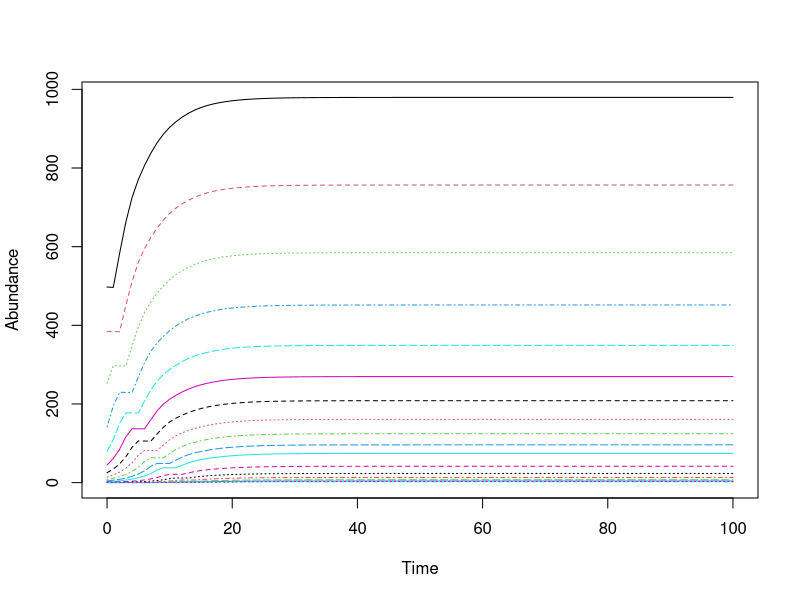
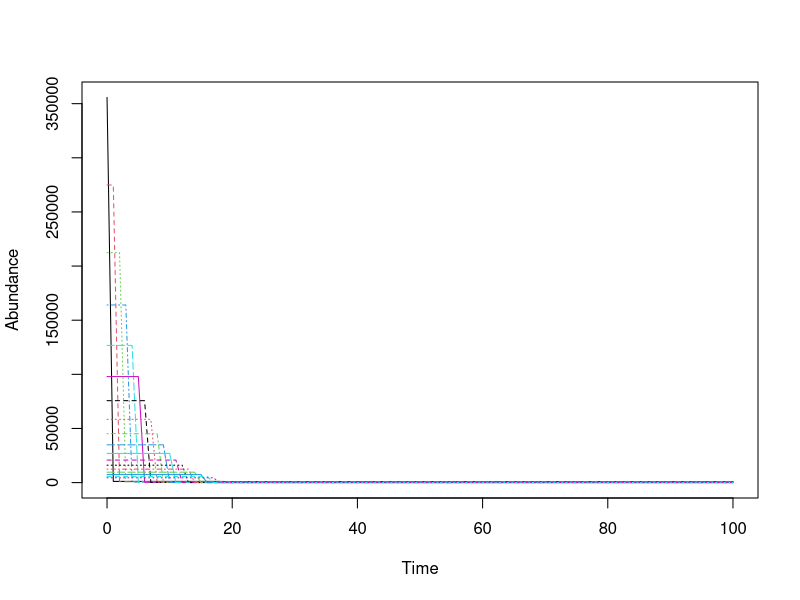

Generate these figures, in order, with R: (Note: this script raises an error after producing the figures.)
## ---- chunk 1
rm(list=ls())

library(tidyverse)

sapply(list.files(pattern="[.]R$", path="./Functions", full.names=TRUE), source)

IC <- read.csv('IC.csv')

#Set Model----
time_horizon = 100

# Recruits in unfished pop
R0 = 355770

# Calcualted total instantaneous mortality
Z.2012 = 0.579336

## ---- chunk 2
Linf = 122.1
K = 0.172
to = 0.919
  
Wa = 0.024
  
Wb = 2.824
  
maxAge = 18

#Length (cm) at which a fish is 50/95 percent likely to be mature
m50 = 55

m95 = 62.7

females = 0.6

#Natural mortality
M <- K * 1.5


#Steepness parameter h - when you dont have a study use 0.7
h=0.7
## ---- chunk 3
#Morphology ----

#Our max age is 18 years
Age <- seq(1,maxAge,1)

#Length at median age 
Length <- Linf * (1 - exp(-K * ((Age + 0.5) - to)))

#Converts lengths (cm) to weight (g)
Weight <- Wa*Length^Wb

# Probabilty of Maturity
Ma = 1/(1 + exp(-log(19)*((Length - m50)/(m95 - m50))))

#realitve fecundity - produce about 41 eggs per gram 
#SOURCE: https://www.scribd.com/doc/81002346/Crecimiento-y-Reproduccion-de-corvina
fa <- Weight*41

#Price per USD per kg is dependent on size of fish
Price <- c(0.71,3.25,4.31)


## ---- chunk 4
#Length (cm) at which a fish is vulnerable to fishing mortality----
Lc = trunc(Length)

# Hold mortality constant through time
Z = Z.2012


Scenarios = expand.grid(Lc, Z) %>%
            select(Z = Var2, Lc = Var1) %>%
            mutate(Label = paste(Z, Lc, sep = "-"))
## ---- chunk 5
#gear selectivity

Lc =100
Va = ifelse(Length < Lc, 0, 1)

#fishing mortality

F = Z.2012 - M 

#survival probabilty

Sa <- exp(-M - ( Va * (F)))

## ---- chunk 6

A = matrix(data = 0, nrow = maxAge, ncol = maxAge)


for (r in 2:18) {
  
  j = r - 1 
  
  A[r, j] =  Sa[j]

}

A[maxAge, maxAge] = Sa[maxAge]

## ---- chunk 7

N0 = as.numeric(IC[1, ])

pop <- matrix(0, maxAge, time_horizon + 1)
pop[, 1] <- N0

for (i in 1:time_horizon) {
  # Survival
  pop[, i + 1] <- A %*% pop[, i]
  # Reproduction
  Ne <- sum(fa * Ma * females * pop[, i])
  
  
  pop[1, i + 1] <- (560 * Ne) / (17271619 + ((h - 0.2) * Ne))
}


pop[,90:100]
matplot(0:time_horizon, t(pop), type = "l", xlab = "Time",  ylab = "Abundance")

## ---- chunk 8


Linf = 122.1
K = 0.172
to = 0.919


#Our max age is 18 years
Age <- seq(1,maxAge,1)

#Length at median age 
Length <- Linf * (1 - exp(-K * ((Age + 0.5) - to)))

#Converts lengths (cm) to weight (g)
Weight <- Wa*Length^Wb

# Probabilty of Maturity
Ma = 1/(1 + exp(-log(19)*((Length - m50)/(m95 - m50))))

#realitve fecundity - produce about 41 eggs per gram 
#SOURCE: https://www.scribd.com/doc/81002346/Crecimiento-y-Reproduccion-de-corvina
fa <- Weight*41
## ---- chunk 9
# Spawning potential (SP) of a Pristine population as a matrix

IC_unfished <- rep(NA, maxAge) 
IC_unfished[1] <- R0 
P_unfished <- exp(-M)

for(i in 2:maxAge) {
  IC_unfished[i] <- IC_unfished[i-1]* exp(-M)
  
}

A_unfished = matrix(data = 0, nrow = maxAge, ncol = maxAge)
diag(A_unfished[-1, -maxAge]) <- rep(P_unfished, maxAge -1)

pop_unfished <- matrix(0, maxAge, time_horizon + 1)
pop_unfished[, 1] <- IC_unfished

for(i in 1:time_horizon) {
  # Survival
  pop_unfished[ , i+1] <- A_unfished %*% pop_unfished[, i]
  # Reproduction
  Ne <- sum(fa * Ma * females * pop_unfished[, i])
  pop_unfished[1, i + 1] <- (560 * Ne) / (17271619 + ((h - 0.2) * Ne))
}

matplot(0:time_horizon, t(pop_unfished), type = "l", xlab = "Time",  ylab = "Abundance")
  
SP_unfished <- sum(fa * Ma * females * pop_unfished[, time_horizon])
## ---- chunk 10
sims = replicate(100,  matrix_w_uncertainty(Lc = 75, Z = Z.2012, Loo = Linf, k = K, t0 = to, maxAge = 18))


sims2 = sims[ , colSums(is.na(sims)) == 0]
## ---- chunk 11
# Calculate PPIs
PPIlevels <- c(0.01, 0.05, 0.25, 0.5, 0.75, 0.95, 0.99)
PPIs <- apply(sims2, 1, quantile, probs = PPIlevels)
matplot(0:time_horizon, t(PPIs), type = "l", xlab = "Time",  ylab = "Abundance", 
        col = "black", lty = 1)
abline(h = 0.4, col = "red")
